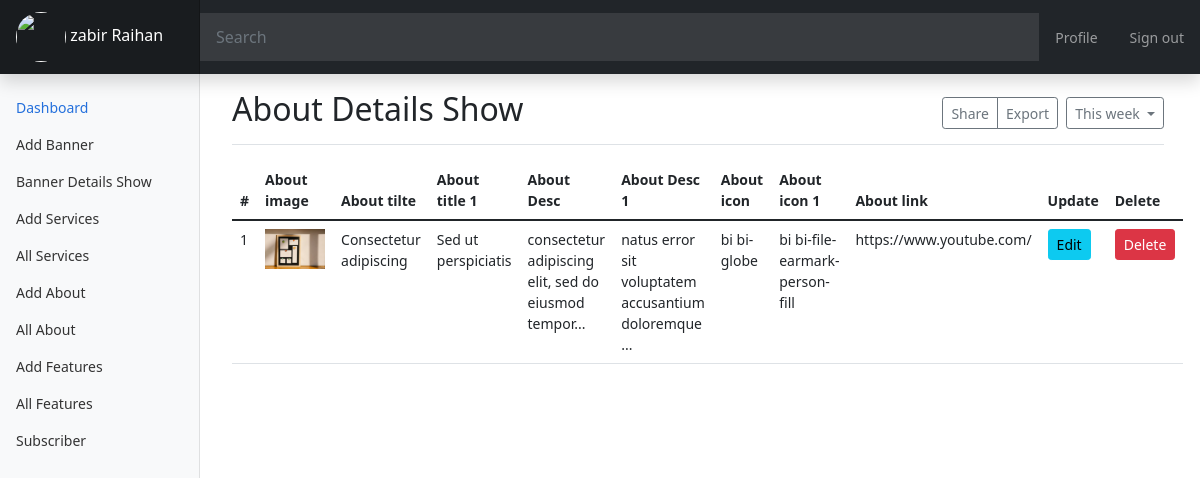
/dashboard/AllAbout.php (signed in), run on the app's committed database.
### tables this page shows
CREATE TABLE `about` (
  `id` int(11) NOT NULL,
  `img` varchar(256) NOT NULL,
  `title` longtext NOT NULL,
  `title1` longtext NOT NULL,
  `details` longtext NOT NULL,
  `details1` longtext NOT NULL,
  `icon` varchar(256) NOT NULL,
  `icon2` varchar(256) NOT NULL,
  `anchor` varchar(256) NOT NULL
);

### dashboard/AllAbout.php (the view, shortened to what this page needs)
<?php
include "./inc/Header.php";
include_once "./inc/SideMenu.php";
include_once "../inc/env.php";
$select = "SELECT * FROM about";
$query = mysqli_query($conn, $select);
$fetch = mysqli_fetch_all($query, 1);
?>
<main class="col-md-9 ms-sm-auto col-lg-10 px-md-4">
    <div class="d-flex justify-content-between flex-wrap flex-md-nowrap align-items-center pt-3 pb-2 mb-3 border-bottom">
        <h1 class="h2">About Details Show</h1>
        <div class="btn-toolbar mb-2 mb-md-0">
            <div class="btn-group me-2">
                <button type="button" class="btn btn-sm btn-outline-secondary">
                    Share
                </button>
                <button type="button" class="btn btn-sm btn-outline-secondary">
                    Export
                </button>
            </div>
            <button type="button" class="btn btn-sm btn-outline-secondary dropdown-toggle">
                This week
            </button>
        </div>
    </div>
    <table class="table">
        <thead>
            <tr>
                <th scope="col">#</th>
                <th scope="col">About image</th>
                <th scope="col">About tilte</th>
                <th scope="col">About title 1</th>
                <th scope="col">About Desc</th>
                <th scope="col">About Desc 1</th>
                <th scope="col">About icon</th>
                <th scope="col">About icon 1</th>
                <th scope="col">About link</th>
                <th scope="col">Update</th>
                <th scope="col">Delete</th>
            </tr>
        </thead>
        <tbody>
            <?php
            foreach ($fetch as $item => $data) {
            ?>
                <tr>
                    <td><?= ++$item ?></td>
                    <td> <img style="width: 60px;" src="<?='../uploads/' . $data['img'] ?>" alt=""></td>
                    <td><?= $data['title'] ?></td>
                    <td><?= $data['title1'] ?></td>
                    <td>
                        <?php
                        if (strlen($data['details']) > 80) {
                            echo substr($data['details'], 0, 50) . "...";
                        } else {
                            echo $data['details'];
                        }
                        ?>
                    </td>
                    <td>
                        <?php
                        if (strlen($data['details1']) > 80) {
                            echo substr($data['details1'], 0, 50) . "...";
                        } else {
                            echo $data['details1'];
                        }
                        ?>
                    </td>
                    <td><?= $data['icon'] ?></td>
                    <td><?= $data['icon2'] ?></td>
                    <td><?= $data['anchor'] ?></td>
                    <td>
                        <a href="./AboutEdit.php?id=<?= $data['id'] ?>" class="btn btn-info btn-sm">Edit</a>
                    </td>
                    <td>
                        <a href="./controller/AboutDelete.php?id=<?=$data['id']?>&img=<?=$data['img']?>" class="btn btn-danger btn-sm">Delete</a>
                    </td>
                </tr>
            <?php
            }
            ?>
        </tbody>
    </table>
        <?php
        require_once "./inc/footer.php";
        ?>

### dashboard/css/dashboard.css (style rules this page uses)
body { font-size: .875rem; }

### data on the page
about: img (picture), title "Consectetur adipiscing", title1 "Sed ut perspiciatis", details "consectetur adipiscing elit, sed do eiusmod tempor", details1 "natus error sit voluptatem accusantium doloremque", icon "bi bi-globe", icon2 "bi bi-file-earmark-person-fill", anchor "https://www.youtube.com/"

### other printed values
$_SESSION['auth']['name'] "zabir Raihan"
